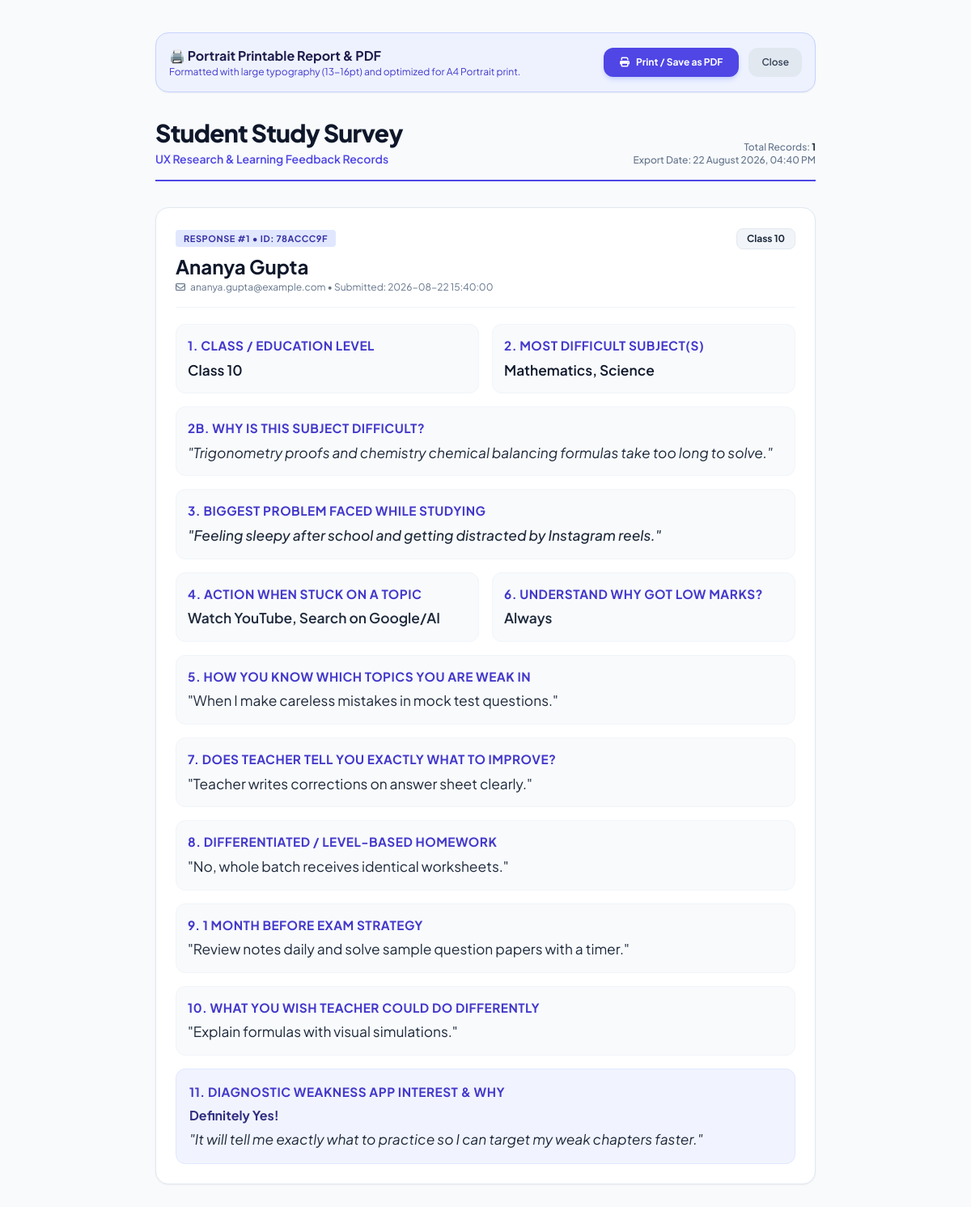
Page /api/admin/print/portrait (signed in) on the committed database.
### tables this page shows
CREATE TABLE responses (
                id TEXT PRIMARY KEY,
                timestamp TEXT,
                student_name TEXT,
                student_email TEXT,
                q1_class TEXT,
                q1_class_other TEXT,
                q2_difficult_subjects TEXT,
                q2_subject_other TEXT,
                q2_why_difficult TEXT,
                q3_biggest_study_problem TEXT,
                q4_when_dont_understand TEXT,
                q4_other_action TEXT,
                q5_how_know_weak_topics TEXT,
                q6_understand_low_marks TEXT,
                q6_other_explanation TEXT,
                q7_teacher_specific_feedback TEXT,
                q8_differentiated_homework TEXT,
                q9_one_month_before_exam TEXT,
                q10_teacher_improvement_wishlist TEXT,
                q11_ai_diagnostic_app_interest TEXT,
                q11_why_interest TEXT
            );

### student-study-survey/app.py (the view)
@app.route("/api/admin/print/portrait")
def print_portrait():
    passcode = request.args.get("passcode")
    if not session.get("admin_logged_in") and passcode != ADMIN_PASSCODE:
        return jsonify({"error": "Unauthorized"}), 401
    responses = read_responses()
    return render_template(
        "portrait_report.html",
        responses=responses,
        date_str=datetime.now().strftime("%d %B %Y, %I:%M %p")
    )

### student-study-survey/templates/portrait_report.html (shortened to what this page needs)
<!DOCTYPE html>
<html lang="en">
<head>
  <script src="https://cdn.tailwindcss.com"></script>
  <link rel="stylesheet" href="https://cdnjs.cloudflare.com/ajax/libs/font-awesome/6.4.0/css/all.min.css">
</head>
<body class="p-6 md:p-10 max-w-4xl mx-auto">
  <div class="no-print mb-8 p-4 bg-indigo-50 border border-indigo-200 rounded-2xl flex items-center justify-between shadow-sm">
    <div>
      <h2 class="font-bold text-indigo-950 text-base">🖨️ Portrait Printable Report & PDF</h2>
      <p class="text-xs text-indigo-700">Formatted with large typography (13-16pt) and optimized for A4 Portrait print.</p>
    </div>
    <div class="flex items-center gap-3">
      <button onclick="window.print()" class="px-5 py-2.5 bg-indigo-600 hover:bg-indigo-700 text-white rounded-xl font-bold text-xs shadow-md shadow-indigo-200 transition flex items-center gap-2">
        <i class="fa-solid fa-print"></i> Print / Save as PDF
      </button>
      <button onclick="window.close()" class="px-4 py-2.5 bg-slate-200 hover:bg-slate-300 text-slate-700 rounded-xl font-semibold text-xs transition">
        Close
      </button>
    </div>
  </div>
  <div class="border-b-2 border-indigo-600 pb-4 mb-8 flex justify-between items-end">
    <div>
      <h1 class="text-2xl md:text-3xl font-extrabold text-slate-900 tracking-tight">Student Study Survey</h1>
      <p class="text-sm font-semibold text-indigo-600 mt-1">UX Research & Learning Feedback Records</p>
    </div>
    <div class="text-right text-xs text-slate-500 font-medium">
      <p>Total Records: <strong class="text-slate-800">{{ responses|length }}</strong></p>
      <p>Export Date: {{ date_str }}</p>
    </div>
  </div>
  {% for r in responses %}
  <div class="card-box bg-white border border-slate-200 rounded-2xl p-6 mb-8 shadow-sm {% if not loop.last %}page-break{% endif %}">
    <div class="flex flex-wrap justify-between items-start border-b border-slate-100 pb-4 mb-5">
      <div>
        <span class="text-[11px] font-bold uppercase tracking-wider px-2.5 py-1 rounded bg-indigo-100 text-indigo-800">Response #{{ loop.index }} • ID: {{ r.id }}</span>
        <h2 class="text-2xl font-bold text-slate-900 mt-2">{{ r.student_name }}</h2>
        <p class="text-xs text-slate-500 mt-0.5"><i class="fa-regular fa-envelope mr-1"></i> {{ r.student_email }} • Submitted: {{ r.timestamp }}</p>
      </div>
      <div class="text-right mt-2 sm:mt-0">
        <span class="inline-block px-3 py-1 bg-slate-100 text-slate-800 rounded-lg font-bold text-xs border border-slate-200">
          {% if r.q1_class == "Above" and r.q1_class_other %}
            Above 12th ({{ r.q1_class_other }})
          {% else %}
            {{ r.q1_class or 'N/A' }}
          {% endif %}
        </span>
      </div>
    </div>
    <div class="space-y-4 large-text">
      <div class="grid grid-cols-1 md:grid-cols-2 gap-4">
        <div class="p-3.5 bg-slate-50 rounded-xl border border-slate-100">
          <div class="question-title">1. Class / Education Level</div>
          <div class="font-semibold text-slate-900 mt-1">
            {% if r.q1_class == "Above" and r.q1_class_other %}
              Above Class 12 ({{ r.q1_class_other }})
            {% else %}
              {{ r.q1_class or 'N/A' }}
            {% endif %}
          </div>
        </div>
        <div class="p-3.5 bg-slate-50 rounded-xl border border-slate-100">
          <div class="question-title">2. Most Difficult Subject(s)</div>
          <div class="font-semibold text-slate-900 mt-1">
            {% if r.q2_difficult_subjects is string %}
              {{ r.q2_difficult_subjects }}
            {% else %}
              {{ r.q2_difficult_subjects | join(', ') }}
            {% endif %}
          </div>
        </div>
      </div>
      <div class="p-3.5 bg-slate-50 rounded-xl border border-slate-100">
        <div class="question-title">2b. Why is this subject difficult?</div>
        <div class="text-slate-800 mt-1 italic">"{{ r.q2_why_difficult or 'No response' }}"</div>
      </div>
      <div class="p-3.5 bg-slate-50 rounded-xl border border-slate-100">
        <div class="question-title">3. Biggest Problem Faced While Studying</div>
        <div class="text-slate-800 mt-1 italic font-medium">"{{ r.q3_biggest_study_problem or 'No response' }}"</div>
      </div>
      <div class="grid grid-cols-1 md:grid-cols-2 gap-4">
        <div class="p-3.5 bg-slate-50 rounded-xl border border-slate-100">
          <div class="question-title">4. Action when stuck on a topic</div>
          <div class="text-slate-800 font-semibold mt-1">
            {% if r.q4_when_dont_understand is string %}
              {{ r.q4_when_dont_understand }}
            {% else %}
              {{ r.q4_when_dont_understand | join(', ') }}
            {% endif %}
          </div>
        </div>
        <div class="p-3.5 bg-slate-50 rounded-xl border border-slate-100">
          <div class="question-title">6. Understand Why Got Low Marks?</div>
          <div class="text-slate-800 font-semibold mt-1">
            {{ r.q6_understand_low_marks or 'N/A' }}
          </div>
        </div>
      </div>
      <div class="p-3.5 bg-slate-50 rounded-xl border border-slate-100">
        <div class="question-title">5. How you know which topics you are weak in</div>
        <div class="text-slate-800 mt-1">"{{ r.q5_how_know_weak_topics or 'No response' }}"</div>
      </div>
      <div class="p-3.5 bg-slate-50 rounded-xl border border-slate-100">
        <div class="question-title">7. Does teacher tell you exactly what to improve?</div>
        <div class="text-slate-800 mt-1">"{{ r.q7_teacher_specific_feedback or 'No response' }}"</div>
      </div>
      <div class="p-3.5 bg-slate-50 rounded-xl border border-slate-100">
        <div class="question-title">8. Differentiated / Level-based Homework</div>
        <div class="text-slate-800 mt-1">"{{ r.q8_differentiated_homework or 'No response' }}"</div>
      </div>
      <div class="p-3.5 bg-slate-50 rounded-xl border border-slate-100">
        <div class="question-title">9. 1 Month Before Exam Strategy</div>
        <div class="text-slate-800 mt-1">"{{ r.q9_one_month_before_exam or 'No response' }}"</div>
      </div>
      <div class="p-3.5 bg-slate-50 rounded-xl border border-slate-100">
        <div class="question-title">10. What you wish teacher could do differently</div>
        <div class="text-slate-800 mt-1">"{{ r.q10_teacher_improvement_wishlist or 'No response' }}"</div>
      </div>
      <div class="p-4 bg-indigo-50/80 rounded-xl border border-indigo-100">
        <div class="question-title">11. Diagnostic Weakness App Interest & Why</div>
        <div class="font-bold text-indigo-900 mt-1 text-base">
          {{ r.q11_ai_diagnostic_app_interest or 'Unspecified' }}
        </div>
        <div class="text-slate-800 mt-1 italic">
          "{{ r.q11_why_interest or 'No explanation provided' }}"
        </div>
      </div>
    </div>
  </div>
  {% endfor %}
</body>
</html>

### student-study-survey/templates/portrait_report.html (style rules this page uses)
body { font-family: 'Plus Jakarta Sans', sans-serif; color: #1e293b; background: #f8fafc; }
.large-text { font-size: 13pt; line-height: 1.6; }
.question-title { font-size: 11.5pt; font-weight: 700; color: #4338ca; text-transform: uppercase; letter-spacing: 0.5px; }

### rows in the picture
responses: id "78ACCC9F", student_name "Ananya Gupta", student_email "ananya.gupta@example.com", timestamp "2026-08-22 15:40:00", q1_class "Class 10", q2_difficult_subjects "Mathematics, Science", q2_why_difficult "Trigonometry proofs and chemistry chemical balancing formulas take too long to solve.", q3_biggest_study_problem "Feeling sleepy after school and getting distracted by Instagram reels.", q4_when_dont_understand "Watch YouTube, Search on Google/AI", q6_understand_low_marks "Always", q5_how_know_weak_topics "When I make careless mistakes in mock test questions.", q7_teacher_specific_feedback "Teacher writes corrections on answer sheet clearly.", q8_differentiated_homework "No, whole batch receives identical worksheets.", q9_one_month_before_exam "Review notes daily and solve sample question papers with a timer.", q10_teacher_improvement_wishlist "Explain formulas with visual simulations.", q11_ai_diagnostic_app_interest "Definitely Yes!", q11_why_interest "It will tell me exactly what to practice so I can target my weak chapters faster."

### other values in the picture
{{ responses|length }} "1"
